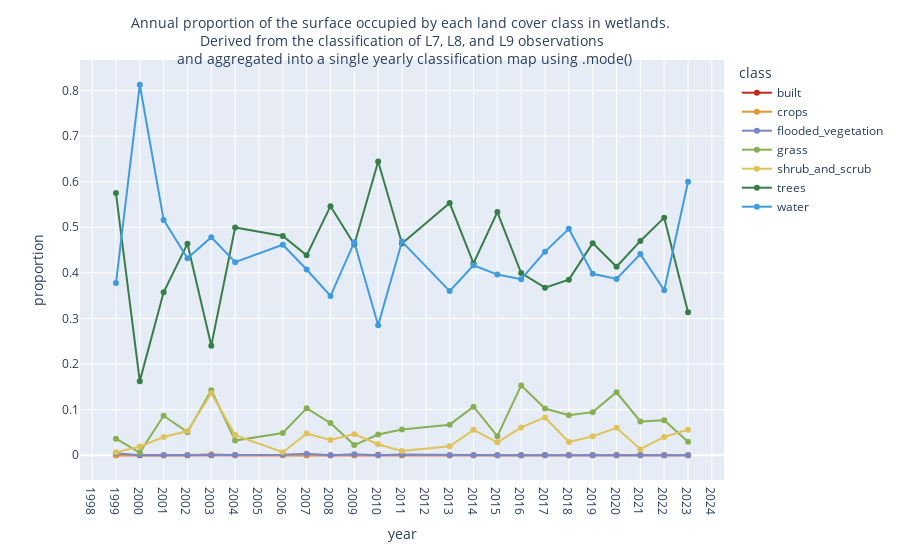

Notebook cell for this chart:
### Code cell
# Renommer les colonnes des classes
class_mapping = {
    '0': "water",
    '1': "trees",
    '2': "grass",
    '3': "flooded_vegetation",
    '4': "crops",
    '5': "shrub_and_scrub",
    '6': "built",
    #'8': "snow_and_ice",
}

data.rename(columns=class_mapping, inplace=True)

# Remplacer les valeurs manquantes par 0
data.fillna(0, inplace=True)


# Réorganiser les données
class_columns = list(class_mapping.values())
melted_data = data.melt(id_vars=['year'], value_vars=class_columns, var_name='class', value_name='surface')

# Calculer la moyenne des surfaces pour chaque classe par date
mean_data = melted_data.groupby(['year', 'class']).mean().reset_index()

# Créer le graphique avec toutes les classes moyennées
# Calculer la somme des surfaces pour toutes les classes à chaque date
mean_data['total_surface'] = mean_data.groupby('year')['surface'].transform('sum')

# Calculer la proportion de chaque classe par rapport à la surface totale
mean_data['proportion'] = mean_data['surface'] / mean_data['total_surface']

import plotly.express as px

fig = px.line(mean_data, x='year', y='proportion', color='class',markers=True,
              color_discrete_map={
                  "water": "#419bdf",
                  "trees": "#397d49",
                  "grass": "#88b053",
                  "flooded_vegetation": "#7a87c6",
                  "crops": "#e49635",
                  "shrub_and_scrub": "#dfc35a",
                  "built": "#c4281b",
                  "bare": "#a59b8f",
                  #"snow_and_ice": "#b39fe1",
              })

import plotly.graph_objects as go


# Ajuster le titre avec une taille de police plus petite
fig.update_layout(
    title=go.layout.Title(
    text="Annual proportion of the surface occupied by each land cover class in wetlands. <br> Derived from the classification of L7, L8, and L9 observations <br> and aggregated into a single yearly classification map using .mode()",
        xref="paper",
        x=0.5,
        y = 0.95,
        font=dict(size=14)),  # Taille du texte réduite à 14
        xaxis=dict(
        tickformat='%Y',  # Format des dates en jour-mois-année
        tickmode = 'linear'
    )
)

# Afficher le graphique
fig.show()

### Figure 1 — Plotly figure (JSON) as saved in the notebook; plotly's stock layout.template omitted (floating-point values rounded to 4 significant figures)
{"data": [{"hovertemplate": "class=built<br>year=%{x}<br>proportion=%{y}<extra></extra>", "legendgroup": "built", "line": {"color": "#c4281b", "dash": "solid"}, "marker": {"symbol": "circle"}, "mode": "lines+markers", "name": "built", "orientation": "v", "showlegend": true, "type": "scatter", "x": [1999, 2000, 2001, 2002, 2003, 2004, 2006, 2007, 2008, 2009, 2010, 2011, 2013, 2014, 2015, 2016, 2017, 2018, 2019, 2020, 2021, 2022, 2023], "xaxis": "x", "y": [0, 0, 0, 0, 0, 0, 0.0005093, 0, 0, 0, 0.001226, 0, 0, 0, 0, 0, 0, 0, 0, 0, 0.0002572, 8.446e-05, 0], "yaxis": "y"}, {"hovertemplate": "class=crops<br>year=%{x}<br>proportion=%{y}<extra></extra>", "legendgroup": "crops", "line": {"color": "#e49635", "dash": "solid"}, "marker": {"symbol": "circle"}, "mode": "lines+markers", "name": "crops", "orientation": "v", "showlegend": true, "type": "scatter", "x": [1999, 2000, 2001, 2002, 2003, 2004, 2006, 2007, 2008, 2009, 2010, 2011, 2013, 2014, 2015, 2016, 2017, 2018, 2019, 2020, 2021, 2022, 2023], "xaxis": "x", "y": [0, 0, 0, 0, 0.002277, 0, 0, 0, 0, 0, 0, 0, 0, 0, 0, 0, 0, 0.001266, 0.0007614, 0.001265, 0.0009002, 0, 0.0003374], "yaxis": "y"}, {"hovertemplate": "class=flooded_vegetation<br>year=%{x}<br>proportion=%{y}<extra></extra>", "legendgroup": "flooded_vegetation", "line": {"color": "#7a87c6", "dash": "solid"}, "marker": {"symbol": "circle"}, "mode": "lines+markers", "name": "flooded_vegetation", "orientation": "v", "showlegend": true, "type": "scatter", "x": [1999, 2000, 2001, 2002, 2003, 2004, 2006, 2007, 2008, 2009, 2010, 2011, 2013, 2014, 2015, 2016, 2017, 2018, 2019, 2020, 2021, 2022, 2023], "xaxis": "x", "y": [0.004557, 0, 0, 0, 0.0005061, 0.000508, 0.001273, 0.003291, 0.000253, 0.002024, 0, 0.001518, 0.0001265, 0, 0.000253, 0, 0.0005281, 0, 0, 0.000253, 0, 0, 0], "yaxis": "y"}, {"hovertemplate": "class=grass<br>year=%{x}<br>proportion=%{y}<extra></extra>", "legendgroup": "grass", "line": {"color": "#88b053", "dash": "solid"}, "marker": {"symbol": "circle"}, "mode": "lines+markers", "name": "grass", "orientation": "v", "showlegend": true, "type": "scatter", "x": [1999, 2000, 2001, 2002, 2003, 2004, 2006, 2007, 2008, 2009, 2010, 2011, 2013, 2014, 2015, 2016, 2017, 2018, 2019, 2020, 2021, 2022, 2023], "xaxis": "x", "y": [0.03646, 0.005824, 0.08654, 0.05061, 0.1427, 0.03226, 0.04889, 0.1033, 0.0706, 0.02227, 0.04536, 0.05643, 0.06706, 0.1065, 0.04175, 0.1532, 0.1024, 0.0877, 0.09454, 0.1382, 0.0742, 0.07694, 0.02977], "yaxis": "y"}, {"hovertemplate": "class=shrub_and_scrub<br>year=%{x}<br>proportion=%{y}<extra></extra>", "legendgroup": "shrub_and_scrub", "line": {"color": "#dfc35a", "dash": "solid"}, "marker": {"symbol": "circle"}, "mode": "lines+markers", "name": "shrub_and_scrub", "orientation": "v", "showlegend": true, "type": "scatter", "x": [1999, 2000, 2001, 2002, 2003, 2004, 2006, 2007, 2008, 2009, 2010, 2011, 2013, 2014, 2015, 2016, 2017, 2018, 2019, 2020, 2021, 2022, 2023], "xaxis": "x", "y": [0.006329, 0.01899, 0.03998, 0.05314, 0.1359, 0.0442, 0.006621, 0.04759, 0.03365, 0.04631, 0.02421, 0.009109, 0.01961, 0.05579, 0.02847, 0.06098, 0.0829, 0.02923, 0.0415, 0.06022, 0.01337, 0.04012, 0.05617], "yaxis": "y"}, {"hovertemplate": "class=trees<br>year=%{x}<br>proportion=%{y}<extra></extra>", "legendgroup": "trees", "line": {"color": "#397d49", "dash": "solid"}, "marker": {"symbol": "circle"}, "mode": "lines+markers", "name": "trees", "orientation": "v", "showlegend": true, "type": "scatter", "x": [1999, 2000, 2001, 2002, 2003, 2004, 2006, 2007, 2008, 2009, 2010, 2011, 2013, 2014, 2015, 2016, 2017, 2018, 2019, 2020, 2021, 2022, 2023], "xaxis": "x", "y": [0.5749, 0.1626, 0.3573, 0.4641, 0.2404, 0.4996, 0.481, 0.4385, 0.5463, 0.462, 0.6442, 0.4643, 0.5532, 0.4211, 0.5333, 0.3995, 0.3675, 0.3851, 0.4652, 0.4133, 0.47, 0.5211, 0.3138], "yaxis": "y"}, {"hovertemplate": "class=water<br>year=%{x}<br>proportion=%{y}<extra></extra>", "legendgroup": "water", "line": {"color": "#419bdf", "dash": "solid"}, "marker": {"symbol": "circle"}, "mode": "lines+markers", "name": "water", "orientation": "v", "showlegend": true, "type": "scatter", "x": [1999, 2000, 2001, 2002, 2003, 2004, 2006, 2007, 2008, 2009, 2010, 2011, 2013, 2014, 2015, 2016, 2017, 2018, 2019, 2020, 2021, 2022, 2023], "xaxis": "x", "y": [0.3777, 0.8126, 0.5162, 0.4322, 0.4782, 0.4234, 0.4617, 0.4073, 0.3492, 0.4674, 0.285, 0.4686, 0.36, 0.4166, 0.3963, 0.3863, 0.4466, 0.4967, 0.398, 0.3868, 0.4412, 0.3617, 0.5999], "yaxis": "y"}], "layout": {"legend": {"title": {"text": "class"}, "tracegroupgap": 0}, "margin": {"t": 60}, "title": {"font": {"size": 14}, "text": "Annual proportion of the surface occupied by each land cover class in wetlands. <br> Derived from the classification of L7, L8, and L9 observations <br> and aggregated into a single yearly classification map using .mode()", "x": 0.5, "xref": "paper", "y": 0.95}, "xaxis": {"anchor": "y", "domain": [0, 1], "tickformat": "%Y", "tickmode": "linear", "title": {"text": "year"}}, "yaxis": {"anchor": "x", "domain": [0, 1], "title": {"text": "proportion"}}}}
